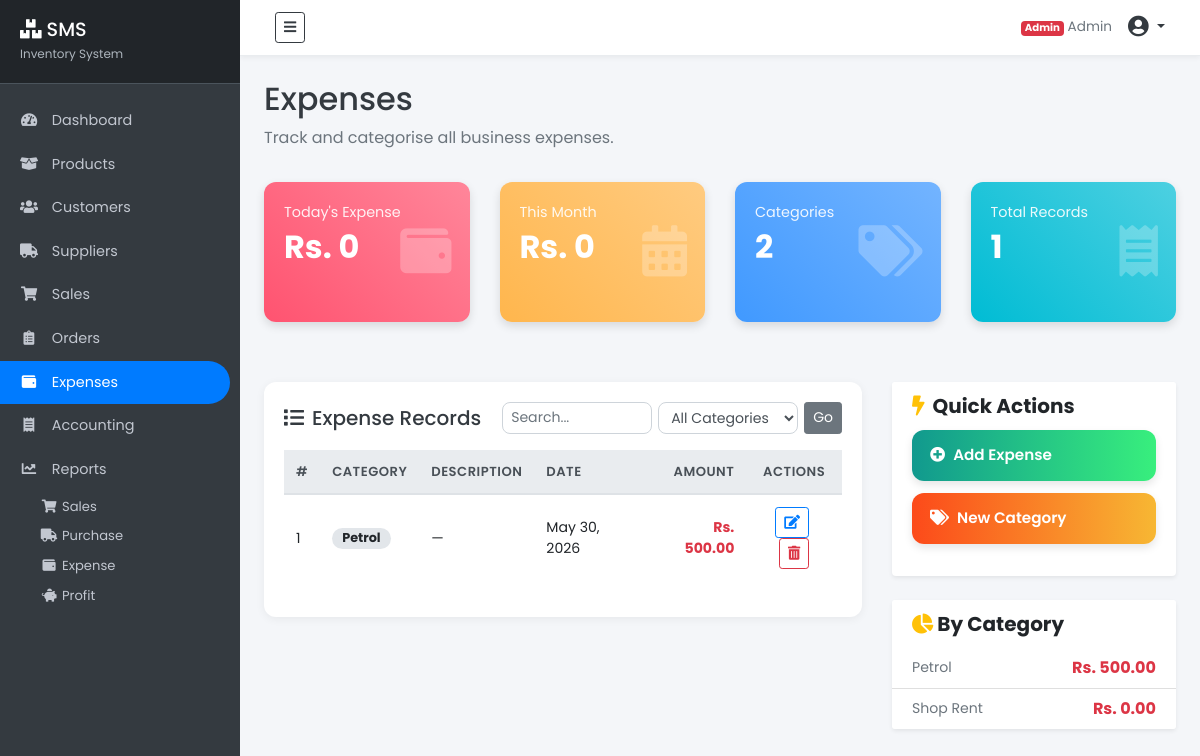
The app's page /expenses/ (signed in) with its own data.
### expenses/models.py (models this page shows, shortened)
class Expense(models.Model):
    category   = models.ForeignKey(ExpenseCategory, on_delete=models.PROTECT)
    amount     = models.DecimalField(max_digits=10, decimal_places=2)
    note       = models.TextField(blank=True)
    date       = models.DateField(auto_now_add=True)
    created_at = models.DateTimeField(auto_now_add=True)

class ExpenseCategory(models.Model):
    name = models.CharField(max_length=100)
    class Meta:
        verbose_name_plural = 'Expense Categories'

### expenses/views.py (the view)
# urls.py: path('',                 views.expense_list,   name='expense-list'),
@seller_required
def expense_list(request):
    expenses   = Expense.objects.select_related('category').order_by('-created_at')
    categories = ExpenseCategory.objects.all()
    today      = datetime.date.today()
    q = request.GET.get('q', '')
    if q:
        expenses = expenses.filter(note__icontains=q)
    cat = request.GET.get('category', '')
    if cat:
        expenses = expenses.filter(category_id=cat)
    context = {
        'expenses':              expenses,
        'categories':            categories,
        'total_expense_records': Expense.objects.count(),
        'expense_categories':    categories.count(),
        'today_expenses':        sum(e.amount for e in Expense.objects.filter(date=today)),
        'monthly_expenses':      sum(e.amount for e in Expense.objects.filter(date__month=today.month)),
        'by_category': [
            {'name': c.name,
             'total': sum(e.amount for e in Expense.objects.filter(category=c))}
            for c in categories
        ],
    }
    return render(request, 'expenses/expenses.html', context)

### templates/expenses/expenses.html (shortened to what this page needs)
{% extends "partials/base.html" %}
{% block content %}
<div class="container-fluid p-4">
    <div class="row mb-3">
        <div class="col-12">
            <h2 class="text-dark">Expenses</h2>
            <p class="text-muted">Track and categorise all business expenses.</p>
        </div>
    </div>
    <div class="row mb-4">
        <div class="col-md-3 col-sm-6 mb-3">
            <div class="card-box bg-gradient-danger">
                <div class="icon"><i class="fas fa-wallet"></i></div>
                <p>Today's Expense</p>
                <h3> Rs. {{ today_expenses }}</h3>
            </div>
        </div>
        <div class="col-md-3 col-sm-6 mb-3">
            <div class="card-box bg-gradient-warning">
                <div class="icon"><i class="fas fa-calendar-alt"></i></div>
                <p>This Month</p>
                <h3> Rs. {{ monthly_expenses }}</h3>
            </div>
        </div>
        <div class="col-md-3 col-sm-6 mb-3">
            <div class="card-box bg-gradient-primary">
                <div class="icon"><i class="fas fa-tags"></i></div>
                <p>Categories</p>
                <h3>{{ expense_categories }}</h3>
            </div>
        </div>
        <div class="col-md-3 col-sm-6 mb-3">
            <div class="card-box bg-gradient-info">
                <div class="icon"><i class="fas fa-receipt"></i></div>
                <p>Total Records</p>
                <h3>{{ total_expense_records }}</h3>
            </div>
        </div>
    </div>
    <div class="row">
        <div class="col-lg-8 mb-4">
            <div class="table-container">
                <div class="d-flex justify-content-between align-items-center mb-3 flex-wrap">
                    <h5 class="text-dark mb-2 mb-md-0">
                        <i class="fas fa-list mr-2"></i>Expense Records
                    </h5>
                    <form method="GET" class="d-flex flex-wrap" style="gap:6px;">
                        <input type="text" name="q" class="form-control form-control-sm"
                               placeholder="Search..." value="{{ request.GET.q }}" style="width:150px;">
                        <select name="category" class="form-control form-control-sm" style="width:140px;">
                            <option value="">All Categories</option>
                        </select>
                        <button class="btn btn-secondary btn-sm">Go</button>
                    </form>
                </div>
                <div class="table-responsive">
                    <table class="table table-hover" id="expenseTable">
                        <thead class="thead-light">
                            <tr>
                                <th>#</th>
                                <th>Category</th>
                                <th>Description</th>
                                <th>Date</th>
                                <th class="text-right">Amount</th>
                                <th class="text-center">Actions</th>
                            </tr>
                        </thead>
                        <tbody>
                            {% for expense in expenses %}
                            <tr>
                                <td>{{ forloop.counter }}</td>
                                <td>
                                    <span class="badge badge-category">
                                        {{ expense.category.name }}
                                    </span>
                                </td>
                                <td>{{ expense.note|default:"—"|truncatechars:50 }}</td>
                                <td>{{ expense.date }}</td>
                                <td class="text-right text-danger font-weight-bold">
                                    Rs. {{ expense.amount|floatformat:2 }}
                                </td>
                                <td class="text-center">
                                    <button class="btn btn-sm btn-outline-primary mr-1"
                                            title="Edit"
                                            onclick="openEditExpense({{ expense.pk }}, {{ expense.category.pk }}, '{{ expense.amount }}', '{{ expense.note|escapejs }}')"
                                            data-toggle="modal" data-target="#editExpenseModal">
                                        <i class="fas fa-edit"></i>
                                    </button>
                                    <button class="btn btn-sm btn-outline-danger"
                                            title="Delete"
                                            onclick="openDeleteExpense({{ expense.pk }})"
                                            data-toggle="modal" data-target="#deleteExpenseModal">
                                        <i class="fas fa-trash-alt"></i>
                                    </button>
                                </td>
                            </tr>
                            {% empty %}
                            <tr>
                                <td colspan="6" class="text-center text-muted py-4">
                                    No expenses yet. Add one!
                                </td>
                            </tr>
                            {% endfor %}
                        </tbody>
                    </table>
                </div>
            </div>
        </div>
        <div class="col-lg-4 mb-4">
            <div class="card shadow-sm border-0 mb-4">
                <div class="card-header bg-white border-0">
                    <h5 class="mb-0 font-weight-bold">
                        <i class="fas fa-bolt mr-2 text-warning"></i>Quick Actions
                    </h5>
                </div>
                <div class="card-body pt-0">
                    <button class="btn btn-action btn-add-sale"
                            data-toggle="modal" data-target="#addExpenseModal">
                        <i class="fas fa-plus-circle mr-2"></i>Add Expense
                    </button>
                    <button class="btn btn-action btn-update-stock"
                            data-toggle="modal" data-target="#addCategoryModal">
                        <i class="fas fa-tags mr-2"></i>New Category
                    </button>
                </div>
            </div>
            <div class="card shadow-sm border-0">
                <div class="card-header bg-white border-0">
                    <h5 class="mb-0 font-weight-bold">
                        <i class="fas fa-chart-pie mr-1 text-warning"></i>By Category
                    </h5>
                </div>
                <ul class="list-group list-group-flush">
                    {% for item in by_category %}
                    <li class="list-group-item d-flex justify-content-between align-items-center py-2">
                        <span class="text-muted" style="font-size:.88rem;">{{ item.name }}</span>
                        <span class="font-weight-bold text-danger"> Rs. {{ item.total|floatformat:2 }}</span>
                    </li>
                    {% empty %}
                    <li class="list-group-item text-muted" style="font-size:.85rem;">No data yet.</li>
                    {% endfor %}
                </ul>
            </div>
        </div>
    </div>
</div>
{% endblock %}

### templates/partials/nav.html (shortened to what this page needs)
<nav class="navbar navbar-expand-lg navbar-light bg-white">
    <div class="container-fluid">
        {% if user.is_authenticated %}
            {% if user.profile.role == 'customer' %}
                <a href="{% url 'customer-dashboard' %}" class="navbar-brand d-flex align-items-center" style="text-decoration:none;">
                    <span style="background:#1a1a2e;color:#fff;padding:5px 12px;border-radius:8px;font-weight:700;font-size:1rem;letter-spacing:1px;">
                        <i class="fas fa-boxes mr-1"></i> SMS
                    </span>
                    <span class="ml-2 text-muted" style="font-size:.8rem;">Customer Portal</span>
                </a>
            {% else %}
                <button type="button" id="sidebarCollapse" class="btn btn-outline-dark btn-sm">
                    <i class="fas fa-bars"></i>
                </button>
            {% endif %}
        {% endif %}
        <div class="ml-auto d-flex align-items-center">
            {% if user.is_authenticated %}
            <span class="text-muted mr-3" style="font-size:.85rem;">
                {% if user.is_superuser %}
                    <span class="badge badge-danger">Admin</span>
                {% elif user.profile.role == 'seller' %}
                    <span class="badge badge-primary">Seller</span>
                {% else %}
                    <span class="badge badge-success">Customer</span>
                {% endif %}
                {{ user.get_full_name|default:user.username }}
            </span>
            <div class="dropdown">
                <a href="#" class="text-dark dropdown-toggle" data-toggle="dropdown">
                    <i class="fas fa-user-circle fa-lg"></i>
                </a>
            </div>
            {% else %}
            <a href="{% url 'user-login' %}" class="btn btn-primary btn-sm">Login</a>
            {% endif %}
        </div>
    </div>
</nav>

### static/style.css (style rules this page uses)
body { font-family: 'Poppins', sans-serif; background: #f4f6f9; overflow-x: hidden; }
.navbar { padding: 12px 20px; background: #fff; border-bottom: 1px solid #e9ecef; box-shadow: 0 2px 5px rgba(0,0,0,.05); position: sticky; top: 0; z-index: 100; }
.card-box { position: relative; color: #fff; padding: 20px 22px 5px 20px; border-radius: 12px; margin-bottom: 20px; box-shadow: 0 4px 10px rgba(0,0,0,.12); height: 140px; }
.card-box h3 { font-size: 2rem; font-weight: 700; margin: 0; }
.card-box p { font-size: .9rem; opacity: .9; margin: 0 0 4px; }
.card-box .icon { position: absolute; top: 50%; right: 18px; transform: translateY(-50%); font-size: 3.2rem; opacity: .25; }
.bg-gradient-primary { background: linear-gradient(45deg,#4099ff,#73b4ff); }
.bg-gradient-warning { background: linear-gradient(45deg,#FFB64D,#ffcb80); }
.bg-gradient-danger { background: linear-gradient(45deg,#FF5370,#ff869a); }
.bg-gradient-info { background: linear-gradient(45deg,#00BCD4,#4DD0E1); }
.table-container { background: #fff; padding: 20px; border-radius: 12px; box-shadow: 0 2px 10px rgba(0,0,0,.06); }
.table thead th { border-top: none; border-bottom: 2px solid #e9ecef; color: #495057; font-weight: 600; font-size: .82rem; text-transform: uppercase; letter-spacing: .5px; }
.table td { vertical-align: middle; font-size: .88rem; }
.badge-category { background: #e2e6ea; color: #212529; font-size: .8rem; padding: 4px 10px; border-radius: 20px; }
.btn-action { width: 100%; padding: 14px 18px; font-size: .95rem; font-weight: 600; border-radius: 12px; border: none; cursor: pointer; color: #fff; box-shadow: 0 4px 8px rgba(0,0,0,.1); margin-bottom: 12px; transition: transform .2s; text-align: left; display: block; }
.btn-add-sale { background: linear-gradient(to right,#11998e,#38ef7d); }
.btn-update-stock { background: linear-gradient(to right,#fc4a1a,#f7b733); }
.form-control { border: 1.5px solid #ced4da; border-radius: 8px; font-size: .88rem; }

### records on screen
Expense: category.name "Petrol", note "—", date "May 30, 2026", amount "500.00"
ExpenseCategory: name "Petrol"
ExpenseCategory: name "Shop Rent"

### other values on screen
{{ user.get_full_name|default:user.username }} "Admin"
{{ today_expenses }} "0"
{{ monthly_expenses }} "0"
{{ expense_categories }} "2"
{{ total_expense_records }} "1"
{{ item.total|floatformat:2 }} "500.00" "0.00"
